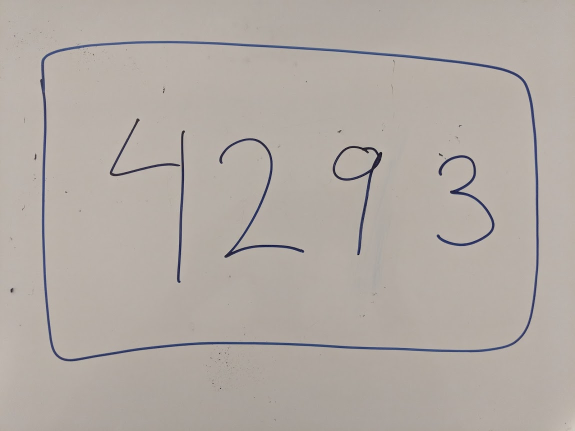
#> input picture images/4293-border.jpg, 1150 x 862 px (shown at 1/2 size)
$ python -i helpers.py   (imports and definitions only)   (older library calls are emulated)
#> lines starting #> are read from the running program, lines starting #| are printed output that depends on the picture; after the words box and inside, x2 and y2 are one past the last pixel; in counts of white or black regions, pixels touching at a corner belong together
#> further down, picture is the input picture: shape (862, 1150, 3); mean B, G, R 164.1, 170.3, 178.2
import cv2 as cv
import numpy as np
from skimage.feature import hog
from colors import *

# [30 lines left out: function find_bounds, not called in this run]


def preprocess_image(image):

    # Grayscale the image
    gray_image = cv.cvtColor(image, cv.COLOR_BGR2GRAY)

    # Blur the image
    blurred_image = cv.GaussianBlur(gray_image, (7, 7), 0)

    # Adaptive threshold the image
    threshold_image = cv.adaptiveThreshold(
        blurred_image, 255, cv.ADAPTIVE_THRESH_MEAN_C, cv.THRESH_BINARY_INV, 3, 2)
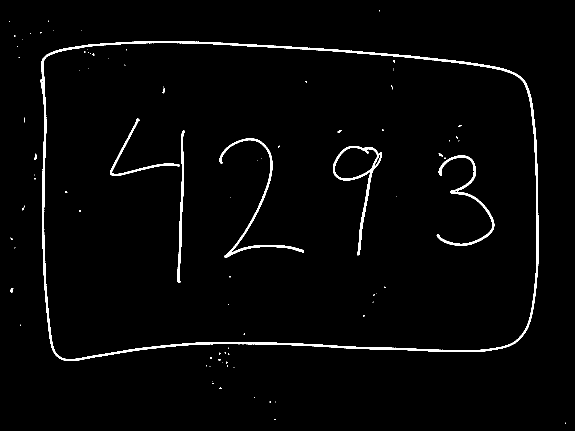
#> threshold_image: shape (862, 1150) (shown at 1/2 size); 2.1% white; 87 white regions (76 under 20 px), largest, box (x1, y1, x2, y2) and area: (80, 82, 1077, 722) 12284, (439, 277, 608, 515) 2127, (666, 292, 764, 511) 1914

    # Dilate to fill in gaps
    dilatation_size = 4
    dilation_element = cv.getStructuringElement(
        cv.MORPH_ELLIPSE, (dilatation_size + 1, dilatation_size+1), (dilatation_size, dilatation_size))
    threshold_image = cv.dilate(threshold_image, dilation_element)
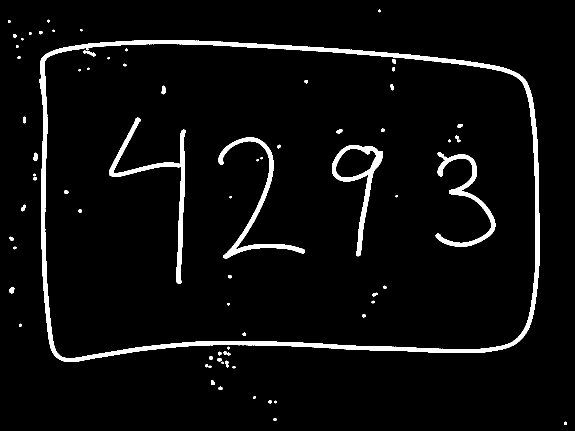
#> threshold_image: shape (862, 1150) (shown at 1/2 size); 4.4% white; 74 white regions (11 under 20 px), largest, box (x1, y1, x2, y2) and area: (78, 80, 1079, 724) 24622, (218, 235, 372, 568) 4733, (437, 275, 610, 517) 4314


    return threshold_image


# [67 lines left out: functions find_numbers, contour_is_within_bounds, preprocess_number, get_entire_amount, not called in this run]

>>> import cv2
>>> picture = cv2.imread('../images/4293-border.jpg')
>>> result = preprocess_image(picture)

$ run again, on images/4293-no-border.jpg
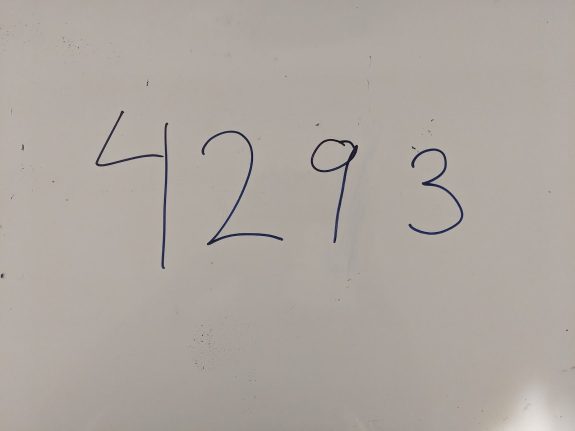
#> input picture images/4293-no-border.jpg, 1150 x 862 px (shown at 1/2 size)
#> picture is the input picture: shape (862, 1150, 3); mean B, G, R 160.1, 166.7, 173.5
#> in preprocess_image, `threshold_image = cv.adaptiveThreshold( blurred_image, 255, cv.ADAPTIV..`:
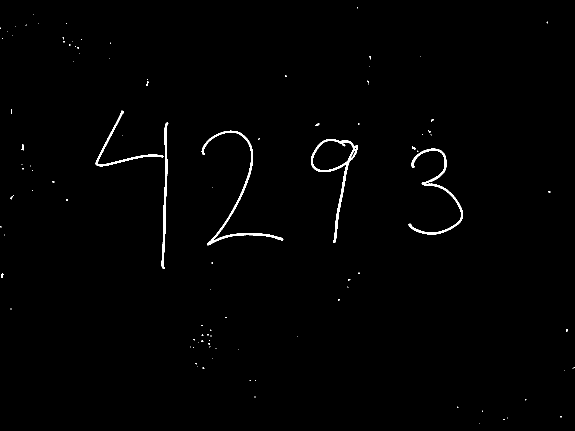
#> threshold_image: shape (862, 1150) (shown at 1/2 size); 0.82% white; 102 white regions (92 under 20 px), largest, box (x1, y1, x2, y2) and area: (403, 261, 567, 491) 1988, (622, 278, 716, 486) 1750, (817, 297, 926, 469) 1660
#> in preprocess_image, `threshold_image = cv.dilate(threshold_image, dilation_element)`:
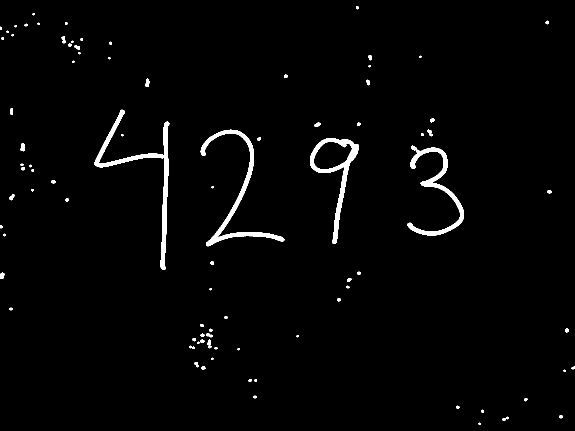
#> threshold_image: shape (862, 1150) (shown at 1/2 size); 1.9% white; 88 white regions (20 under 20 px), largest, box (x1, y1, x2, y2) and area: (189, 219, 339, 540) 4497, (401, 259, 569, 493) 4087, (620, 276, 718, 488) 3502
